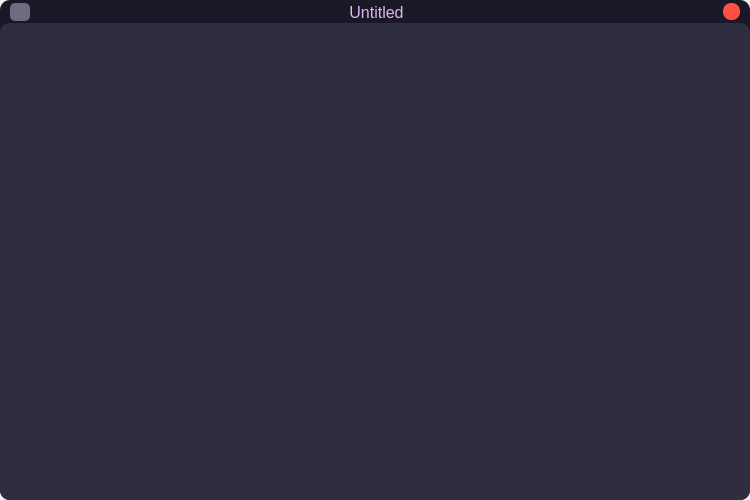
<?xml version="1.0" encoding="UTF-8"?>
<ui version="4.0">
 <class>MainWindow</class>
 <widget class="QMainWindow" name="MainWindow">
  <property name="geometry">
   <rect>
    <x>0</x>
    <y>0</y>
    <width>750</width>
    <height>500</height>
   </rect>
  </property>
  <property name="minimumSize">
   <size>
    <width>500</width>
    <height>300</height>
   </size>
  </property>
  <property name="windowTitle">
   <string>MainWindow</string>
  </property>
  <property name="styleSheet">
   <string notr="true">QScrollBar:vertical {
	width: 1px
}</string>
  </property>
  <widget class="QWidget" name="centralwidget">
   <property name="enabled">
    <bool>true</bool>
   </property>
   <layout class="QVBoxLayout" name="drop_shadow_layout">
    <property name="spacing">
     <number>0</number>
    </property>
    <property name="leftMargin">
     <number>0</number>
    </property>
    <property name="topMargin">
     <number>0</number>
    </property>
    <property name="rightMargin">
     <number>0</number>
    </property>
    <property name="bottomMargin">
     <number>0</number>
    </property>
    <item>
     <widget class="QFrame" name="drop_shadow_frame">
      <property name="font">
       <font>
        <pointsize>11</pointsize>
       </font>
      </property>
      <property name="styleSheet">
       <string notr="true">border-radius: 10px;
background-color: #1A1826;</string>
      </property>
      <property name="frameShape">
       <enum>QFrame::NoFrame</enum>
      </property>
      <property name="frameShadow">
       <enum>QFrame::Plain</enum>
      </property>
      <layout class="QVBoxLayout" name="verticalLayout">
       <property name="spacing">
        <number>0</number>
       </property>
       <property name="leftMargin">
        <number>0</number>
       </property>
       <property name="topMargin">
        <number>3</number>
       </property>
       <property name="rightMargin">
        <number>0</number>
       </property>
       <property name="bottomMargin">
        <number>0</number>
       </property>
       <item>
        <widget class="QFrame" name="title_bar">
         <property name="maximumSize">
          <size>
           <width>16777215</width>
           <height>20</height>
          </size>
         </property>
         <property name="styleSheet">
          <string notr="true">background-color: none</string>
         </property>
         <property name="frameShape">
          <enum>QFrame::NoFrame</enum>
         </property>
         <property name="frameShadow">
          <enum>QFrame::Raised</enum>
         </property>
         <layout class="QHBoxLayout" name="horizontalLayout">
          <property name="leftMargin">
           <number>10</number>
          </property>
          <property name="topMargin">
           <number>0</number>
          </property>
          <property name="rightMargin">
           <number>10</number>
          </property>
          <property name="bottomMargin">
           <number>2</number>
          </property>
          <item>
           <widget class="QPushButton" name="btn_hotkey">
            <property name="maximumSize">
             <size>
              <width>20</width>
              <height>20</height>
             </size>
            </property>
            <property name="font">
             <font>
              <pointsize>11</pointsize>
              <italic>true</italic>
             </font>
            </property>
            <property name="cursor">
             <cursorShape>PointingHandCursor</cursorShape>
            </property>
            <property name="styleSheet">
             <string notr="true">color: rgb(213, 213, 213);

background-color: #6E6C7E;

border-radius: 5;</string>
            </property>
            <property name="text">
             <string/>
            </property>
           </widget>
          </item>
          <item>
           <widget class="QFrame" name="frame_fkeys">
            <property name="minimumSize">
             <size>
              <width>0</width>
              <height>0</height>
             </size>
            </property>
            <property name="maximumSize">
             <size>
              <width>0</width>
              <height>0</height>
             </size>
            </property>
            <property name="styleSheet">
             <string notr="true"/>
            </property>
            <property name="frameShape">
             <enum>QFrame::StyledPanel</enum>
            </property>
            <property name="frameShadow">
             <enum>QFrame::Raised</enum>
            </property>
            <widget class="QPushButton" name="btn_save">
             <property name="geometry">
              <rect>
               <x>227</x>
               <y>11</y>
               <width>0</width>
               <height>0</height>
              </rect>
             </property>
             <property name="maximumSize">
              <size>
               <width>0</width>
               <height>0</height>
              </size>
             </property>
             <property name="text">
              <string/>
             </property>
             <property name="shortcut">
              <string>Ctrl+S</string>
             </property>
            </widget>
            <widget class="QPushButton" name="btn_save_as">
             <property name="geometry">
              <rect>
               <x>154</x>
               <y>11</y>
               <width>0</width>
               <height>0</height>
              </rect>
             </property>
             <property name="maximumSize">
              <size>
               <width>0</width>
               <height>0</height>
              </size>
             </property>
             <property name="text">
              <string/>
             </property>
             <property name="shortcut">
              <string>Ctrl+Shift+S</string>
             </property>
            </widget>
            <widget class="QPushButton" name="btn_open">
             <property name="geometry">
              <rect>
               <x>82</x>
               <y>11</y>
               <width>0</width>
               <height>0</height>
              </rect>
             </property>
             <property name="maximumSize">
              <size>
               <width>0</width>
               <height>0</height>
              </size>
             </property>
             <property name="text">
              <string/>
             </property>
             <property name="shortcut">
              <string>Ctrl+O</string>
             </property>
            </widget>
            <widget class="QPushButton" name="btn_file_close">
             <property name="geometry">
              <rect>
               <x>9</x>
               <y>11</y>
               <width>0</width>
               <height>0</height>
              </rect>
             </property>
             <property name="maximumSize">
              <size>
               <width>0</width>
               <height>0</height>
              </size>
             </property>
             <property name="text">
              <string/>
             </property>
             <property name="shortcut">
              <string>Ctrl+W</string>
             </property>
            </widget>
           </widget>
          </item>
          <item>
           <widget class="QLabel" name="label_title">
            <property name="maximumSize">
             <size>
              <width>16777215</width>
              <height>20</height>
             </size>
            </property>
            <property name="font">
             <font>
              <pointsize>12</pointsize>
              <italic>false</italic>
              <bold>false</bold>
             </font>
            </property>
            <property name="styleSheet">
             <string notr="true">color: #DDB6F2;

</string>
            </property>
            <property name="text">
             <string>Untitled</string>
            </property>
            <property name="alignment">
             <set>Qt::AlignCenter</set>
            </property>
           </widget>
          </item>
          <item>
           <widget class="QFrame" name="spacer1">
            <property name="enabled">
             <bool>false</bool>
            </property>
            <property name="maximumSize">
             <size>
              <width>0</width>
              <height>0</height>
             </size>
            </property>
            <property name="frameShape">
             <enum>QFrame::StyledPanel</enum>
            </property>
            <property name="frameShadow">
             <enum>QFrame::Raised</enum>
            </property>
           </widget>
          </item>
          <item>
           <widget class="QPushButton" name="btn_close">
            <property name="minimumSize">
             <size>
              <width>16</width>
              <height>16</height>
             </size>
            </property>
            <property name="maximumSize">
             <size>
              <width>17</width>
              <height>17</height>
             </size>
            </property>
            <property name="font">
             <font>
              <pointsize>13</pointsize>
              <bold>true</bold>
             </font>
            </property>
            <property name="cursor">
             <cursorShape>PointingHandCursor</cursorShape>
            </property>
            <property name="styleSheet">
             <string notr="true">QPushButton {
	border: none;
	border-radius: 8px;
	background-color: rgb(253, 81, 67);
}

QPushButton:hover {
	background-color: rgba(254, 79, 69, 150);
}</string>
            </property>
            <property name="text">
             <string/>
            </property>
            <property name="shortcut">
             <string>Ctrl+Shift+Q</string>
            </property>
           </widget>
          </item>
         </layout>
        </widget>
       </item>
       <item>
        <widget class="QFrame" name="contents_frame">
         <property name="styleSheet">
          <string notr="true">background-color: none</string>
         </property>
         <property name="frameShape">
          <enum>QFrame::StyledPanel</enum>
         </property>
         <property name="frameShadow">
          <enum>QFrame::Raised</enum>
         </property>
         <layout class="QHBoxLayout" name="horizontalLayout_2">
          <property name="leftMargin">
           <number>0</number>
          </property>
          <property name="topMargin">
           <number>0</number>
          </property>
          <property name="rightMargin">
           <number>0</number>
          </property>
          <property name="bottomMargin">
           <number>0</number>
          </property>
          <item>
           <widget class="QFrame" name="editor_frame">
            <property name="styleSheet">
             <string notr="true">background-color: #302D41;</string>
            </property>
            <property name="frameShape">
             <enum>QFrame::StyledPanel</enum>
            </property>
            <property name="frameShadow">
             <enum>QFrame::Raised</enum>
            </property>
            <layout class="QHBoxLayout" name="horizontalLayout_4">
             <property name="leftMargin">
              <number>5</number>
             </property>
             <property name="topMargin">
              <number>5</number>
             </property>
             <property name="rightMargin">
              <number>5</number>
             </property>
             <property name="bottomMargin">
              <number>5</number>
             </property>
             <item>
              <widget class="QPlainTextEdit" name="editor">
               <property name="font">
                <font>
                 <family>JetBrainsMonoMedium NF</family>
                 <pointsize>11</pointsize>
                </font>
               </property>
               <property name="styleSheet">
                <string notr="true">color: #F28FAD;

background-color: #302D41;

border: 1px solid rgba(0, 255, 255, 25);

border-radius: 10px;

border: 0;</string>
               </property>
              </widget>
             </item>
            </layout>
           </widget>
          </item>
         </layout>
        </widget>
       </item>
      </layout>
     </widget>
    </item>
   </layout>
  </widget>
 </widget>
 <resources/>
 <connections/>
</ui>
